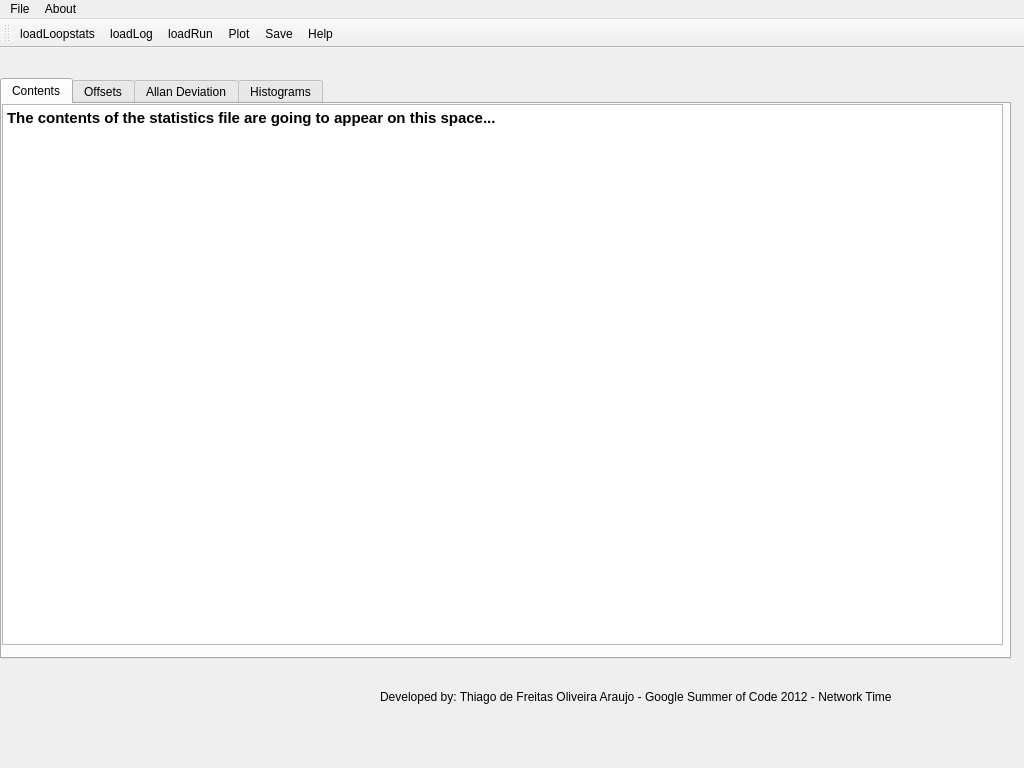
<?xml version="1.0" encoding="UTF-8"?>
<ui version="4.0">
 <class>MainWindow</class>
 <widget class="QMainWindow" name="MainWindow">
  <property name="geometry">
   <rect>
    <x>0</x>
    <y>0</y>
    <width>1024</width>
    <height>768</height>
   </rect>
  </property>
  <property name="windowTitle">
   <string>NTPStats Analyzer v1.0</string>
  </property>
  <widget class="QWidget" name="centralwidget">
   <widget class="QTabWidget" name="tabWidget">
    <property name="geometry">
     <rect>
      <x>0</x>
      <y>30</y>
      <width>1011</width>
      <height>581</height>
     </rect>
    </property>
    <property name="currentIndex">
     <number>0</number>
    </property>
    <widget class="QWidget" name="tab">
     <property name="minimumSize">
      <size>
       <width>617</width>
       <height>0</height>
      </size>
     </property>
     <attribute name="title">
      <string>Contents</string>
     </attribute>
     <widget class="QTextEdit" name="textEdit">
      <property name="geometry">
       <rect>
        <x>0</x>
        <y>0</y>
        <width>1001</width>
        <height>541</height>
       </rect>
      </property>
      <property name="html">
       <string>&lt;!DOCTYPE HTML PUBLIC &quot;-//W3C//DTD HTML 4.0//EN&quot; &quot;http://www.w3.org/TR/REC-html40/strict.dtd&quot;&gt;
&lt;html&gt;&lt;head&gt;&lt;meta name=&quot;qrichtext&quot; content=&quot;1&quot; /&gt;&lt;style type=&quot;text/css&quot;&gt;
p, li { white-space: pre-wrap; }
&lt;/style&gt;&lt;/head&gt;&lt;body style=&quot; font-family:'Ubuntu'; font-size:11pt; font-weight:400; font-style:normal;&quot;&gt;
&lt;p style=&quot; margin-top:0px; margin-bottom:0px; margin-left:0px; margin-right:0px; -qt-block-indent:0; text-indent:0px;&quot;&gt;&lt;span style=&quot; font-weight:600;&quot;&gt;The contents of the statistics file are going to appear on this space...&lt;/span&gt;&lt;/p&gt;&lt;/body&gt;&lt;/html&gt;</string>
      </property>
     </widget>
    </widget>
    <widget class="QWidget" name="tab_2">
     <property name="minimumSize">
      <size>
       <width>617</width>
       <height>0</height>
      </size>
     </property>
     <attribute name="title">
      <string>Offsets</string>
     </attribute>
     <widget class="QWidget" name="verticalLayoutWidget">
      <property name="geometry">
       <rect>
        <x>0</x>
        <y>0</y>
        <width>631</width>
        <height>541</height>
       </rect>
      </property>
      <layout class="QVBoxLayout" name="plotSpace"/>
     </widget>
     <widget class="QLineEdit" name="nametoSave">
      <property name="geometry">
       <rect>
        <x>640</x>
        <y>50</y>
        <width>271</width>
        <height>27</height>
       </rect>
      </property>
     </widget>
     <widget class="QLabel" name="label_2">
      <property name="geometry">
       <rect>
        <x>650</x>
        <y>30</y>
        <width>241</width>
        <height>17</height>
       </rect>
      </property>
      <property name="text">
       <string>Provide File Name to Save the Plot</string>
      </property>
     </widget>
     <widget class="QSlider" name="sliderOffsets">
      <property name="geometry">
       <rect>
        <x>650</x>
        <y>510</y>
        <width>271</width>
        <height>29</height>
       </rect>
      </property>
      <property name="orientation">
       <enum>Qt::Horizontal</enum>
      </property>
     </widget>
    </widget>
    <widget class="QWidget" name="tab_3">
     <attribute name="title">
      <string>Allan Deviation</string>
     </attribute>
     <widget class="QWidget" name="verticalLayoutWidget_3">
      <property name="geometry">
       <rect>
        <x>0</x>
        <y>0</y>
        <width>631</width>
        <height>541</height>
       </rect>
      </property>
      <layout class="QVBoxLayout" name="plotSpace_3"/>
     </widget>
     <widget class="QLineEdit" name="nametoSave_3">
      <property name="geometry">
       <rect>
        <x>640</x>
        <y>50</y>
        <width>271</width>
        <height>27</height>
       </rect>
      </property>
     </widget>
     <widget class="QLabel" name="label_4">
      <property name="geometry">
       <rect>
        <x>650</x>
        <y>30</y>
        <width>241</width>
        <height>17</height>
       </rect>
      </property>
      <property name="text">
       <string>Provide File Name to Save the Plot</string>
      </property>
     </widget>
     <widget class="QSlider" name="sliderOffsets_3">
      <property name="geometry">
       <rect>
        <x>650</x>
        <y>510</y>
        <width>271</width>
        <height>29</height>
       </rect>
      </property>
      <property name="orientation">
       <enum>Qt::Horizontal</enum>
      </property>
     </widget>
    </widget>
    <widget class="QWidget" name="tab_4">
     <attribute name="title">
      <string>Histograms</string>
     </attribute>
     <widget class="QWidget" name="verticalLayoutWidget_2">
      <property name="geometry">
       <rect>
        <x>0</x>
        <y>0</y>
        <width>631</width>
        <height>541</height>
       </rect>
      </property>
      <layout class="QVBoxLayout" name="plotSpace_2"/>
     </widget>
     <widget class="QLineEdit" name="nametoSave_2">
      <property name="geometry">
       <rect>
        <x>640</x>
        <y>50</y>
        <width>271</width>
        <height>27</height>
       </rect>
      </property>
     </widget>
     <widget class="QLabel" name="label_3">
      <property name="geometry">
       <rect>
        <x>650</x>
        <y>30</y>
        <width>231</width>
        <height>17</height>
       </rect>
      </property>
      <property name="text">
       <string>Provide File Name to Save the Plot</string>
      </property>
     </widget>
     <widget class="QSlider" name="sliderHist">
      <property name="geometry">
       <rect>
        <x>650</x>
        <y>510</y>
        <width>271</width>
        <height>29</height>
       </rect>
      </property>
      <property name="orientation">
       <enum>Qt::Horizontal</enum>
      </property>
     </widget>
    </widget>
   </widget>
   <widget class="QLabel" name="label">
    <property name="geometry">
     <rect>
      <x>380</x>
      <y>640</y>
      <width>630</width>
      <height>17</height>
     </rect>
    </property>
    <property name="text">
     <string>Developed by: Thiago de Freitas Oliveira Araujo - Google Summer of Code 2012 - Network Time</string>
    </property>
   </widget>
   <widget class="QLabel" name="label_5">
    <property name="geometry">
     <rect>
      <x>350</x>
      <y>630</y>
      <width>24</width>
      <height>24</height>
     </rect>
    </property>
    <property name="text">
     <string/>
    </property>
    <property name="textFormat">
     <enum>Qt::PlainText</enum>
    </property>
    <property name="pixmap">
     <pixmap>icons/ntp-client.png</pixmap>
    </property>
    <property name="scaledContents">
     <bool>true</bool>
    </property>
   </widget>
  </widget>
  <widget class="QMenuBar" name="menubar">
   <property name="geometry">
    <rect>
     <x>0</x>
     <y>0</y>
     <width>1024</width>
     <height>25</height>
    </rect>
   </property>
   <widget class="QMenu" name="menuFile">
    <property name="title">
     <string>File</string>
    </property>
    <widget class="QMenu" name="menuLoad">
     <property name="title">
      <string>Load</string>
     </property>
     <addaction name="actionLoopstats"/>
     <addaction name="actionLog_File"/>
     <addaction name="actionRun_File"/>
    </widget>
    <addaction name="menuLoad"/>
   </widget>
   <widget class="QMenu" name="menuAbout">
    <property name="title">
     <string>About</string>
    </property>
    <addaction name="actionNtpStatus"/>
    <addaction name="actionHelp"/>
   </widget>
   <addaction name="menuFile"/>
   <addaction name="menuAbout"/>
  </widget>
  <widget class="QToolBar" name="toolBarNTP">
   <property name="enabled">
    <bool>true</bool>
   </property>
   <property name="focusPolicy">
    <enum>Qt::ClickFocus</enum>
   </property>
   <property name="contextMenuPolicy">
    <enum>Qt::NoContextMenu</enum>
   </property>
   <property name="windowTitle">
    <string>toolBarNTP</string>
   </property>
   <property name="toolButtonStyle">
    <enum>Qt::ToolButtonIconOnly</enum>
   </property>
   <attribute name="toolBarArea">
    <enum>TopToolBarArea</enum>
   </attribute>
   <attribute name="toolBarBreak">
    <bool>true</bool>
   </attribute>
   <addaction name="actionLoadLopstats"/>
   <addaction name="actionLoadLog"/>
   <addaction name="actionLoadRun"/>
   <addaction name="actionPlot"/>
   <addaction name="actionSave"/>
   <addaction name="actionHelp"/>
  </widget>
  <action name="actionNtpStatus">
   <property name="text">
    <string>NtpStatus</string>
   </property>
   <property name="shortcut">
    <string>Ctrl+T</string>
   </property>
  </action>
  <action name="actionLoopstats">
   <property name="text">
    <string>Loopstats</string>
   </property>
   <property name="shortcut">
    <string>Ctrl+L</string>
   </property>
  </action>
  <action name="actionLog_File">
   <property name="text">
    <string>Log File</string>
   </property>
   <property name="shortcut">
    <string>Ctrl+O</string>
   </property>
  </action>
  <action name="actionRun_File">
   <property name="text">
    <string>Run File</string>
   </property>
   <property name="shortcut">
    <string>Ctrl+R</string>
   </property>
  </action>
  <action name="actionPlot">
   <property name="icon">
    <iconset>
     <normaloff>icons/plot_icon.png</normaloff>
     <normalon>icons/plot_icon.png</normalon>icons/plot_icon.png</iconset>
   </property>
   <property name="text">
    <string>Plot</string>
   </property>
   <property name="toolTip">
    <string>Plot</string>
   </property>
   <property name="shortcut">
    <string>Ctrl+P</string>
   </property>
  </action>
  <action name="actionLoadLopstats">
   <property name="icon">
    <iconset>
     <normalon>icons/onebit_13.png</normalon>
    </iconset>
   </property>
   <property name="text">
    <string>loadLoopstats</string>
   </property>
   <property name="toolTip">
    <string>Load Loopstats File</string>
   </property>
  </action>
  <action name="actionSave">
   <property name="icon">
    <iconset>
     <normaloff>icons/onebit_11.png</normaloff>icons/onebit_11.png</iconset>
   </property>
   <property name="text">
    <string>Save</string>
   </property>
   <property name="toolTip">
    <string>Save Plot</string>
   </property>
   <property name="shortcut">
    <string>Ctrl+S</string>
   </property>
  </action>
  <action name="actionLoadLog">
   <property name="icon">
    <iconset>
     <normaloff>icons/onebit_14.png</normaloff>icons/onebit_14.png</iconset>
   </property>
   <property name="text">
    <string>loadLog</string>
   </property>
   <property name="toolTip">
    <string>Load Log File from Estimator Run</string>
   </property>
  </action>
  <action name="actionLoadRun">
   <property name="icon">
    <iconset>
     <normaloff>icons/onebit_15.png</normaloff>icons/onebit_15.png</iconset>
   </property>
   <property name="text">
    <string>loadRun</string>
   </property>
   <property name="toolTip">
    <string>Load Statistics from Estimator Run</string>
   </property>
  </action>
  <action name="actionHelp">
   <property name="icon">
    <iconset>
     <normaloff>icons/onebit_37.png</normaloff>icons/onebit_37.png</iconset>
   </property>
   <property name="text">
    <string>Help</string>
   </property>
   <property name="shortcut">
    <string>Ctrl+H</string>
   </property>
  </action>
 </widget>
 <resources/>
 <connections/>
</ui>
